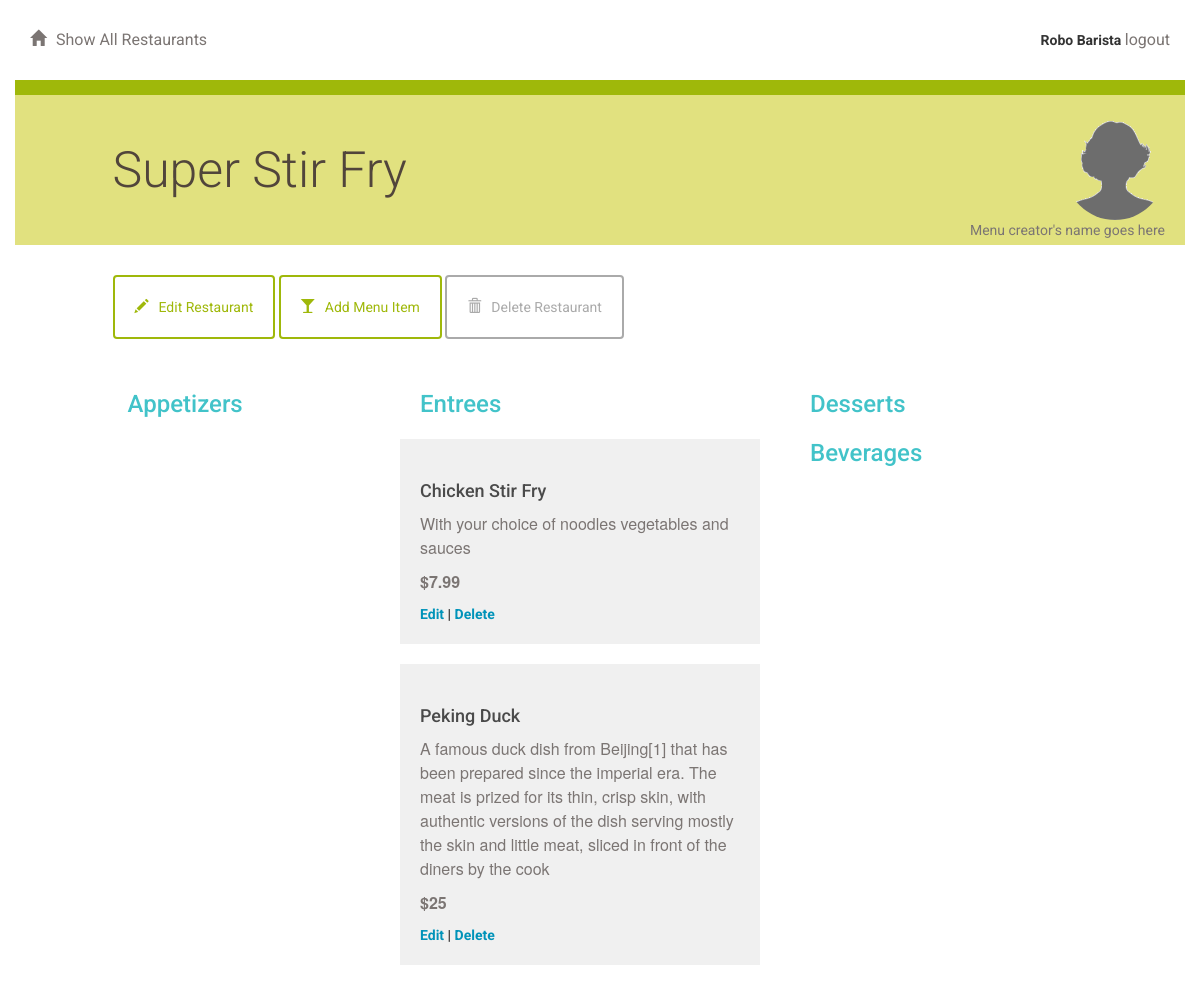
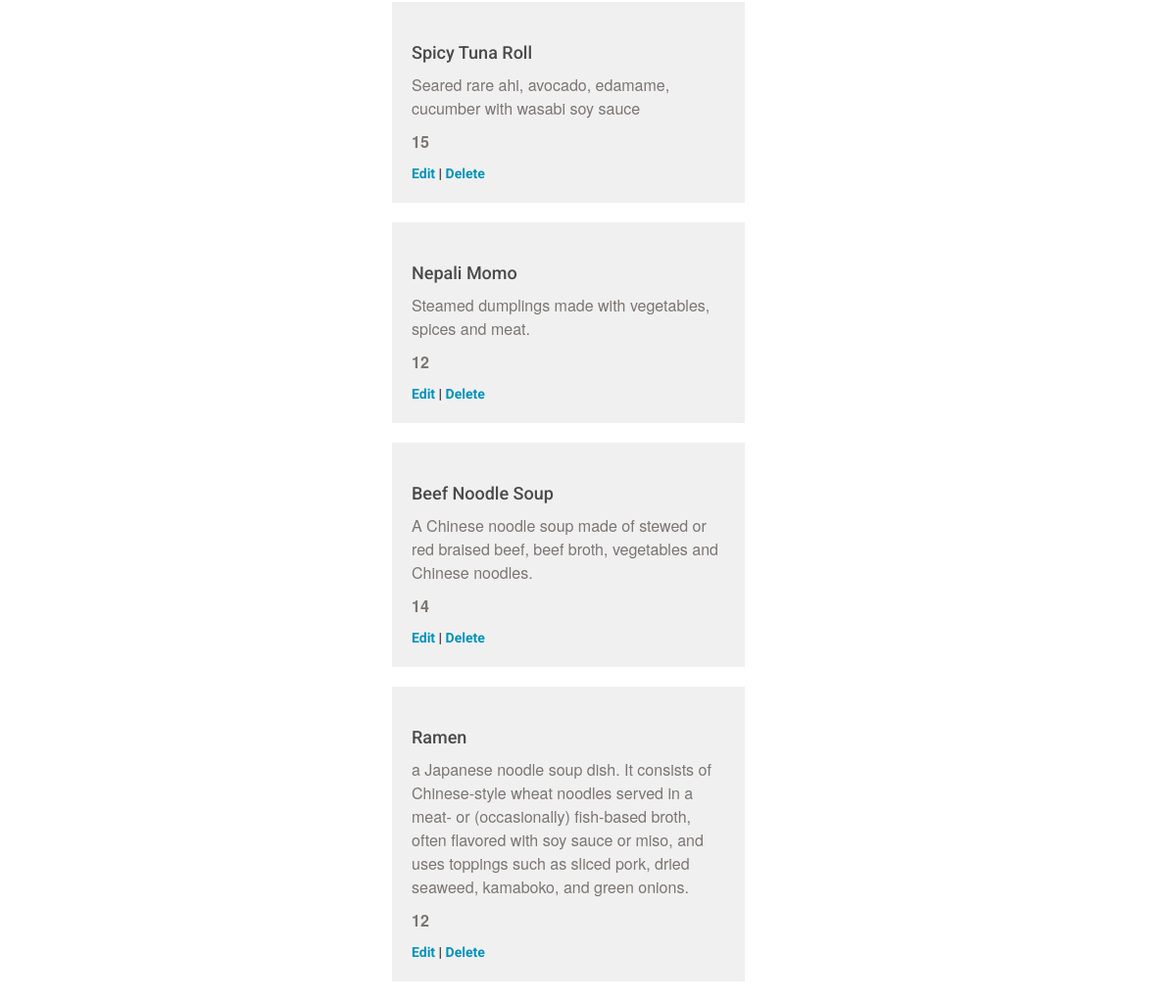
Page /restaurant/2/menu/ (signed in) on the committed database (2 pictures, top to bottom).
### database_setup.py (models this page shows, shortened)
class User(Base):
    __tablename__ = 'user'
    id = Column(Integer, primary_key=True)
    name = Column(String(250), nullable=False)
    email = Column(String(250), nullable=False)
    picture = Column(String(250))
    password=Column(String(250))

class Restaurant(Base):
    __tablename__ = 'restaurant'
    id = Column(Integer, primary_key=True)
    name = Column(String(250), nullable=False)
    user_id = Column(Integer, ForeignKey('user.id'))
    user = relationship(User)

class MenuItem(Base):
    __tablename__ = 'menu_item'
    name = Column(String(80), nullable=False)
    id = Column(Integer, primary_key=True)
    description = Column(String(250))
    price = Column(String(8))
    course = Column(String(250))
    restaurant_id = Column(Integer, ForeignKey('restaurant.id'))
    restaurant = relationship(Restaurant,backref=backref('menu_item', cascade='all,delete'))
    user_id = Column(Integer, ForeignKey('user.id'))
    user = relationship(User)

### __init__.py (the view)
@app.route('/restaurant/<int:restaurant_id>/')
@app.route('/restaurant/<int:restaurant_id>/menu/')
def showMenu(restaurant_id):
    restaurant = session.query(Restaurant).filter_by(id=restaurant_id).one()
    creator = getUserInfo(restaurant.user_id)
    items = session.query(MenuItem).filter_by(
        restaurant_id=restaurant_id).all()
    if 'username' not in login_session \
            or creator.id != login_session['user_id']:
        if 'username' in login_session:
            return render_template('publicmenu.html',
                                   items=items, restaurant=restaurant,
                                   creator=creator,
                                   username=login_session['username'])
        else:
            return render_template('publicmenu.html',
                                   items=items,
                                   restaurant=restaurant,
                                   creator=creator)
    else:
        return render_template('menu.html', items=items, restaurant=restaurant,
                               creator=creator,
                               username=login_session['username'])

### __init__.py (called while the page is built)
def getUserInfo(user_id):
    user = session.query(User).filter_by(id=user_id).one()
    return user

### templates/menu.html (shortened to what this page needs)
{% extends "main.html" %}
{% block content %}
{% include "header.html" %}
	<div class="row divider green">
		<div class="col-md-12"></div>
	</div>
	<div class="row banner menu">
		<div class="col-md-11 col-md-offset-1 padding-none">
			<h1>{{ restaurant.name }}
			<figure class="creator">
				<img src="{{ url_for('static', filename='blank_user.gif') }}">
				<figcaption>Menu creator's name goes here</figcaption>
			</figure>
			</h1>
		</div>
	</div>
	<div class="row padding-top padding-bottom">
		<div class="col-md-1"></div>
		<div class="col-md-11 padding-none">
			<a href="{{url_for('editRestaurant', restaurant_id = restaurant.id )}}">
				<button class="btn btn-default" id="new-menu-item">
					<span class="glyphicon glyphicon-pencil" aria-hidden="true"></span>Edit Restaurant
				</button>
			</a>
			<a href="{{url_for('newMenuItem', restaurant_id = restaurant.id )}}">
				<button class="btn btn-default" id="new-menu-item">
					<span class="glyphicon glyphicon-glass" aria-hidden="true"></span>Add Menu Item
				</button>
			</a>
						<a href="{{url_for('deleteRestaurant', restaurant_id = restaurant.id )}}">
				<button class="btn btn-default delete" id="delete-restaurant">
					<span class="glyphicon glyphicon-trash" aria-hidden="true"></span>Delete Restaurant
				</button>
			</a>
		</div>
		<div class="col-md-7"></div>
	</div>
	{% if items !=[] %}
		<div class="row">
			<div class="col-md-1"></div>
			<div class="col-md-3">
				<h2>Appetizers</h2>
			</div>
			<div class="col-md-4">
				<h2>Entrees</h2>
					{% for i in items %}
						{% if i.course == 'Entree' %}
						<div class="menu-item">
							<h3>{{i.name}}</h3>
							<p>{{i.description}}</p>
							<p class="menu-price">{{i.price}}</p>
							<a href='{{url_for('editMenuItem', restaurant_id = restaurant.id, menu_id=i.id ) }}'>Edit</a> |
							<a href='{{url_for('deleteMenuItem', restaurant_id = restaurant.id, menu_id=i.id ) }}'>Delete</a>
						</div>
						{% endif %}
					{% endfor %}
			</div>
			<div class="col-md-3">
				<h2>Desserts</h2>
				<h2>Beverages</h2>
			</div>
			<div class="col-md-1"></div>
		</div>
	{% endif %}
{% endblock %}

### templates/main.html (shortened to what this page needs)
<!DOCTYPE html>
<html lang="en">
	<head>
		<link rel="stylesheet" href="//netdna.bootstrapcdn.com/bootstrap/3.1.1/css/bootstrap.min.css">
		<link rel=stylesheet type=text/css href="{{ url_for('static', filename='styles.css') }}">
	</head>
	<body>
		<div class="container">
			{% block content %}
			{% endblock %}
		</div>
	</body>
</html>

### templates/header.html (shortened to what this page needs)
<div class="row top-menu">
    <div class="col-md-6">
        <a href="{{ url_for('showRestaurants') }}">
            <span class="glyphicon glyphicon-home" aria-hidden="true"></span>Show All Restaurants
        </a>
    </div>
    <div class="col-md-6 text-right">
{{ username }}
        {% if username is  defined %}
            <a href="{{ url_for('logout') }}">logout</a>
        {% endif %}
    </div>
</div>

### static/styles.css (style rules this page uses)
* { font-family: "Helvetica Neue Bold", Roboto, Helvetica, Arial, sans-serif; font-weight: 700; }
h1 { font-family: "Helvetica Neue Light", Roboto, Helvetica, Arial, sans-serif; font-size: 50px; color: #51453B; line-height: 60px; font-weight: 300; }
h2 { font-size: 24px; color: #42C3C9; line-height: 29px; }
h3 { font-size: 18px; color: #4A4A4A; line-height: 23px; }
p { font-family: "Helvetica Neue", Roboto, Helvetica, Arial, sans-serif; font-size: 16px; color: #7B7573; line-height: 24px; font-weight: 400; }
a { font-size: 14px; color: #0093B9; line-height: 17px; }
.padding-top { padding-top: 30px; }
.padding-bottom { padding-bottom: 30px; }
.padding-none { padding: 0; }
.btn { padding: 20px; margin: 0; border-color: #9FB80A; border-width: 2px; color: #9FB80A;; }
.btn.delete { border-color: #aaaaaa; color: #aaaaaa; }
.glyphicon { margin-right: 10px; }
.top-menu { padding-top: 30px; padding-bottom: 30px; }
.top-menu a { margin-bottom: 0; line-height: 16px; font-size: 16px; color: #7B7573; font-weight: 400; }
.divider { height: 15px; }
.divider.green { background-color: #9FB80A; }
.banner.menu { height: 150px; background-color: #E1E17F; }
.banner h1 { margin: 45px 0; }
.menu-item { background: #F0F0F0; padding: 20px; margin: 20px; margin-left: -20px; }
.menu-price { font-weight: 700; }
.creator { padding-right: 20px; margin-top: -20px; text-align: right; float:right; }
.creator img { width: 100px; border-radius: 50%; }
.creator figcaption { font-size: 14px; color: #7B7573; font-weight: 400; margin-top: -20px; }

### rows in the picture
User: name "Robo Barista"
Restaurant: name "Super Stir Fry"
MenuItem: name "Chicken Stir Fry", description "With your choice of noodles vegetables and sauces", price "$7.99"
MenuItem: name "Peking Duck", description "A famous duck dish from Beijing[1] that has been prepared since the imperial era. The meat is prized for its thin, crisp skin, with authentic versions of the dish serving mostly the skin and little meat, sliced in front of the diners by the cook", price "$25"
MenuItem: name "Spicy Tuna Roll", description "Seared rare ahi, avocado, edamame, cucumber with wasabi soy sauce", price "15"
MenuItem: name "Nepali Momo", description "Steamed dumplings made with vegetables, spices and meat.", price "12"
MenuItem: name "Beef Noodle Soup", description "A Chinese noodle soup made of stewed or red braised beef, beef broth, vegetables and Chinese noodles.", price "14"
MenuItem: name "Ramen", description "a Japanese noodle soup dish. It consists of Chinese-style wheat noodles served in a meat- or (occasionally) fish-based broth, often flavored with soy sauce or miso, and uses toppings such as sliced pork, dried seaweed, kamaboko, and green onions.", price "12"
